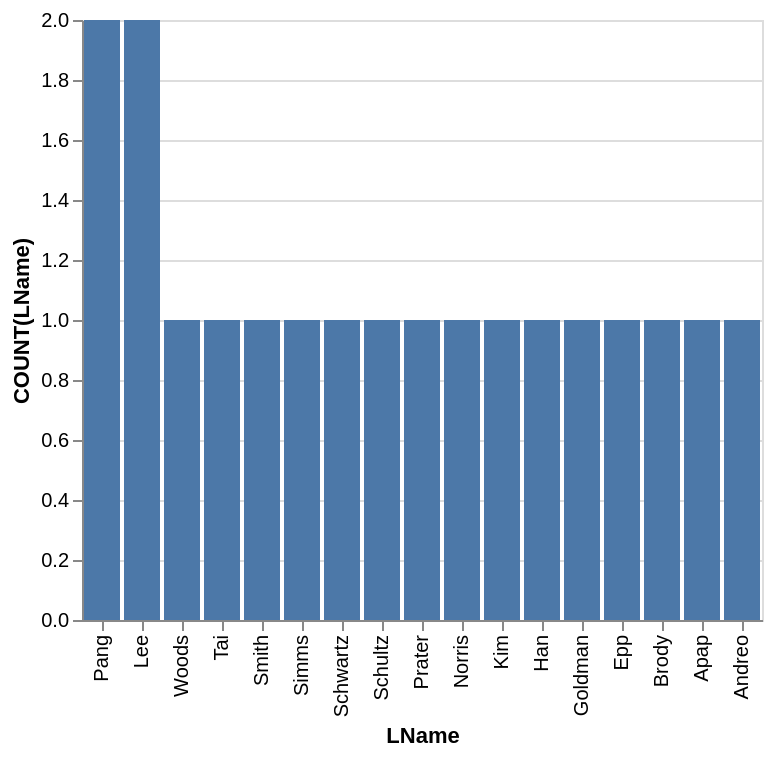

Express this chart as Vega-Lite.
### Vega-Lite specification from a JSON file in a GitHub repository (floating-point values rounded to 4 significant figures)
{"data": {"values": [{"x_data": "Pang", "y_data": 2}, {"x_data": "Lee", "y_data": 2}, {"x_data": "Woods", "y_data": 1}, {"x_data": "Tai", "y_data": 1}, {"x_data": "Smith", "y_data": 1}, {"x_data": "Simms", "y_data": 1}, {"x_data": "Schwartz", "y_data": 1}, {"x_data": "Schultz", "y_data": 1}, {"x_data": "Prater", "y_data": 1}, {"x_data": "Norris", "y_data": 1}, {"x_data": "Kim", "y_data": 1}, {"x_data": "Han", "y_data": 1}, {"x_data": "Goldman", "y_data": 1}, {"x_data": "Epp", "y_data": 1}, {"x_data": "Brody", "y_data": 1}, {"x_data": "Apap", "y_data": 1}, {"x_data": "Andreo", "y_data": 1}]}, "mark": "bar", "encoding": {"x": {"field": "x_data", "type": "nominal", "title": "LName", "sort": {"op": "sum", "field": "y_data", "order": "descending"}}, "y": {"field": "y_data", "type": "quantitative", "title": "COUNT(LName)"}}}
